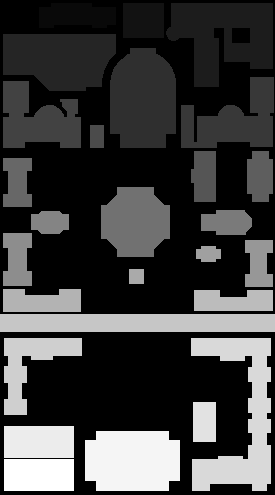
#> input picture Visual-Ass-3/ass3-labeled.pgm, 275 x 495 px
$ python spatial.py   (Python 2 division)
#> lines starting #> are read from the running program, lines starting #| are printed output that depends on the picture; after the words box and inside, x2 and y2 are one past the last pixel; in counts of white or black regions, pixels touching at a corner belong together
### Visual-Ass-3/infrastructure.py
import numpy as np
import cv2
from matplotlib import pyplot as plt
import codecs

# [4 lines left out: function main, not called in this run]

def step1(image):
	area_list = []
	MBR_list = []
	COM_list = []
	dsc = [ {} for i in range(27)]
	labels = name_mapping()
	for index in xrange(1,28):
		#area
		area = np.where(image == index)
		area_list.append((len(area[0]),index))
		#MBR
		upper_left = (min(area[0]), min(area[1]))
		bottom_right = (max(area[0]), max(area[1]))
		MBR_list.append(((upper_left,bottom_right), index))
		#COM
		xindex = float(sum(area[0])) / len(area[0])
		yindex = float(sum(area[1])) / len(area[1])
		COM_list.append(((xindex,yindex),index))

	check_size(image, area_list, dsc)
	check_shape(image, MBR_list, dsc)
	check_orientation(image, MBR_list, dsc)
	ranked = sorted(area_list, key=lambda x: float(x[0]), reverse=True)
	check_extremum(image, ranked, MBR_list, dsc)
 	printable(dsc, labels, area_list, MBR_list, COM_list)
 	return MBR_list, COM_list, area_list, labels, dsc

def printable(dsc, labels, area_list, MBR_list, COM_list):
	outfile = codecs.open('part1_output.txt', encoding = 'utf-8', mode = 'w')
	for index in xrange(len(dsc)):
   		outfile.write("Building %d: %s" %(index+1,labels[str(index+1)].replace('\r\n','')))
   		outfile.write("\nCenter of Mass: (%f, %f)" %(COM_list[index][0][0],COM_list[index][0][1]))
  		outfile.write("\nArea: " + str(area_list[index][0]))
   		outfile.write("\nMinimum Bounding Rectangle: (%d,%d) to (%d,%d)" %(MBR_list[index][0][0][0],MBR_list[index][0][0][1],MBR_list[index][0][1][0],MBR_list[index][0][1][1]))
   		outfile.write("\nDescription: " + dsc[index]["size"] + 'sized')
   		if dsc[index]["shape"] is not 'Empty':
   			outfile.write(', ' + dsc[index]["shape"])
   		if dsc[index]["orientation"] is not 'Empty':
   			outfile.write(', ' + dsc[index]["orientation"])
   		if len(dsc[index]["extremum"]) is not 0:
   			for item in dsc[index]["extremum"]:
   				outfile.write(', ' + item)
   		outfile.write("\r\n\n")


def name_mapping():
	labelfile = open('ass3-table.txt', 'r')
	labels = {}
	for line in labelfile:
		tmp = line.split('=')
		labels[tmp[0]] = tmp[1].replace('\"','')
	return labels


def check_size(image, area_list, dsc):
	for index in xrange(len(dsc)):
		area = area_list[index][0]
		if area > 4000:
			dsc[index]["size"] = 'Large'
		elif area > 2000:
			dsc[index]["size"] = 'Average'
		elif area > 100:
			dsc[index]["size"] = 'Small'
		else:
			dsc[index]["size"] = 'Tiny'

def check_shape(image, MBR_list, dsc):
	for index in xrange(len(dsc)):
		lower_blue = np.array([index])
		upper_blue = np.array([index])
		img_tmp = cv2.inRange(image, lower_blue, upper_blue)
		thresh = cv2.Canny(img_tmp,100,200)
		contours, hierarchy = cv2.findContours(thresh,1,2)
		cv2.drawContours(img_tmp,contours,-1,(128,255,0),3)
		cnt = contours[0]
		epsilon = 0.1*cv2.arcLength(cnt,True)
		approx = cv2.approxPolyDP(cnt,epsilon,True)
		cv2.drawContours(img_tmp,approx,-1,(255,0,0),5)
		if len(approx) == 3:
			dsc[index]["shape"] = 'L-shaped'
		else:
			height = abs(MBR_list[index][0][1][0] - MBR_list[index][0][0][0])
			width = abs(MBR_list[index][0][1][1] - MBR_list[index][0][0][1])
			# if round(float(width / height)) == 1.0 and round(float(height / width)):
			if float(width / height) >= 1/1.5 and float(width / height) <= 1.5 or float(height / width) >= 1/1.5 and float(height / width) <= 1.5:
				dsc[index]["shape"] = 'Squarish'
			else:
				dsc[index]["shape"] = 'Rectangular'
		# cv2.imshow('result',img_tmp)
		# cv2.waitKey(0)


def check_orientation(image, MBR_list, dsc):
	for index in xrange(len(dsc)):
		height = abs(MBR_list[index][0][1][0] - MBR_list[index][0][0][0])
		width = abs(MBR_list[index][0][1][1] - MBR_list[index][0][0][1])
		if width / float(height) > 1.5:
			dsc[index]["orientation"] = 'East-to-west oriented'
		if height / float(width) > 1.5:
			dsc[index]["orientation"] = 'North-to-south oriented'
		else:
			dsc[index]["orientation"] = 'Symmetric'

def check_extremum(image, ranked, MBR_list, dsc):
	longest = 0
	thinest = 1000000
	northernmost = 1000000
	southernmost = 0
	easternmost = 0
	westernmost = 1000000
	minne = 1000000
	minnw = 1000000
	minse = 1000000
	minsw = 1000000
	for index in xrange(len(dsc)):
		dsc[index]["extremum"] = []
		# smallest / largest
		if index+1 == ranked[0][1]:
			dsc[index]["extremum"].append('Largest')
		elif index+1 == ranked[len(dsc)-1][1]:
			dsc[index]["extremum"].append('Smallest')
		height = abs(MBR_list[index][0][1][0] - MBR_list[index][0][0][0])
		width = abs(MBR_list[index][0][1][1] - MBR_list[index][0][0][1])
		# longest / thinest
		if min(width,height) < thinest:
			thinest_index = index
			thinest = min(width,height)
		if max(width,height) > longest:
			longest_index = index
			longest = max(width,height)
		# most  NE, NW, SE, SW,
		# Todo :change to distance between COM and four vertices, more accurate
		if MBR_list[index][0][0][0] + image.shape[1] - MBR_list[index][0][1][1] < minne:
			minne = MBR_list[index][0][0][0] + image.shape[1] - MBR_list[index][0][1][1]
			ne_index = index
		if MBR_list[index][0][0][0] + MBR_list[index][0][0][1] < minnw:
			minnw = MBR_list[index][0][0][0] + MBR_list[index][0][0][1]
			nw_index = index
		if image.shape[1] + image.shape[0] - MBR_list[index][0][1][0] + MBR_list[index][0][1][1] < minse:
			minse = image.shape[1] + image.shape[0] - MBR_list[index][0][1][0] + MBR_list[index][0][1][1]
			se_index = index
		if image.shape[1] + image.shape[0] - MBR_list[index][0][1][0] + MBR_list[index][0][0][1] < minsw:
			minsw = image.shape[1] + image.shape[0] - MBR_list[index][0][1][0] + MBR_list[index][0][0][1]
			sw_index = index
		# northernmost / southernmost / easternmost / westernmost
		if MBR_list[index][0][0][0] <= northernmost:
			northernmost = MBR_list[index][0][0][0]
			northernmost_index = index
		if MBR_list[index][0][1][0] >= southernmost:
			southernmost = MBR_list[index][0][1][0]
			southernmost_index = index
		if MBR_list[index][0][1][1] >= easternmost:
			easternmost = MBR_list[index][0][1][1]
			easternmost_index = index
		if MBR_list[index][0][0][1] <= westernmost:
			westernmost = MBR_list[index][0][0][1]
			westernmost_index = index

	dsc[thinest_index]["extremum"].append('Thinest')
	dsc[longest_index]["extremum"].append('Longest')
	dsc[northernmost_index]["extremum"].append('Northernmost')
	dsc[southernmost_index]["extremum"].append('Southernmost')
	dsc[easternmost_index]["extremum"].append('Easternmost')
	dsc[westernmost_index]["extremum"].append('Westernmost')
	dsc[ne_index]["extremum"].append('Northern-easternmost')
	dsc[nw_index]["extremum"].append('Northern-westernmost')
	dsc[se_index]["extremum"].append('Southern-easternmost')
	dsc[sw_index]["extremum"].append('Southern-westernmost')

# [2 lines that do not run on import are left out]

### Visual-Ass-3/spatial.py
import numpy as np
import cv2
from infrastructure import step1
import math

def main():
	filename='ass3-labeled.pgm'
	image = cv2.imread(filename,-1)
#> image is the input picture: shape (495, 275); min 0, max 27, mean 6.7
	step2(image)


	# cv2.imshow('image',img)
	# cv2.waitKey(0)
	# cv2.destroyAllWindows()

def step2(image):
	global MBR_list
	global COM_list
	global height
	global width
	global area_list
	MBR_list, COM_list, area_list,labels,dsc = step1(image)
#> (reads Visual-Ass-3/ass3-table.txt from the repository)
#> the loop in step1, `for index in xrange(1,28):` made 27 passes
#> (area, upper_left, bottom_right, xindex, yindex) on passes 1 to 7: (1640 positions, rows 3 to 27, columns 39 to 115, (3, 39), (27, 115), 14.98, 76.15), (1435 positions, rows 3 to 37, columns 123 to 163, (3, 123), (37, 163), 20, 143), (5831 positions, rows 3 to 86, columns 166 to 272, (3, 166), (86, 272), 35.28, 223.2), (5368 positions, rows 34 to 90, columns 3 to 115, (34, 3), (90, 115), 58.28, 59.13), (5753 positions, rows 48 to 147, columns 110 to 175, (48, 110), (147, 175), 99.47, 142.5), (3911 positions, rows 77 to 147, columns 181 to 273, (77, 181), (147, 273), 120.5, 233.4), (3613 positions, rows 81 to 147, columns 3 to 80, (81, 3), (147, 80), 119.5, 37.53)
#> after the loop in step1, `for index in xrange(1,28):`: COM_list = 27 items; area_list = 27 pairs, first value 225 to 5855, second value 1 to 27
#> the loop in check_size, `for index in xrange(len(dsc)):` made 27 passes
#> area on passes 1 to 12: 1640, 1435, 5831, 5368, 5753, 3911, 3613, 322, 1164, 1182, 1191, 3898
#> after the loop in check_size, `for index in xrange(len(dsc)):`: dsc = 27 items
#> the loop in check_shape, `for index in xrange(len(dsc)):` made 27 passes
#> (contours, epsilon, approx, height, width) on pass 22: (2 contours, all with area under 20, 54.8, [[0, 331], [274, 331]], 76, 77)
#> (epsilon, approx, height, width) on passes 1 to 6: (19.97, [[3, 460], [72, 459], [73, 489], [4, 490]], 24, 76), (20, [[38, 8], [115, 23]], 34, 40), (14.91, [[122, 4], [162, 2], [163, 36], [123, 37]], 83, 106), (6.31, [[231, 29], [248, 27], [249, 41], [232, 42]], 56, 112), (31.77, [[2, 73], [4, 33], [115, 34], [100, 86]], 99, 65), (30.51, [[131, 47], [174, 73], [164, 147], [109, 132]], 70, 92)
#> pass 1, in check_shape, `img_tmp = cv2.inRange(image, lower_blue, upper_blue)`:
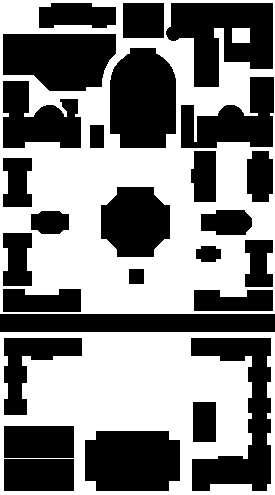
#> img_tmp: shape (495, 275); 50.6% white; 27 black regions, largest, box (x1, y1, x2, y2) and area: (191, 338, 271, 491) 5855, (166, 3, 273, 87) 5831, (110, 48, 176, 148) 5753
#> pass 1, in check_shape, `thresh = cv2.Canny(img_tmp,100,200)`:
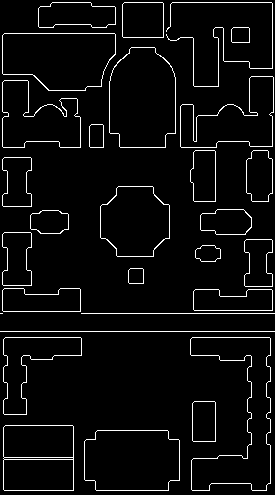
#> thresh: shape (495, 275); 4.7% white in thin lines or dots
#> pass 2, in check_shape, `img_tmp = cv2.inRange(image, lower_blue, upper_blue)`:
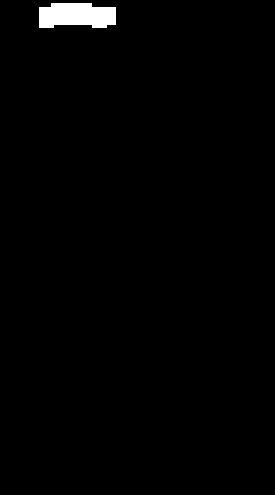
#> img_tmp: shape (495, 275); 1.2% white; 1 white region, box (x1, y1, x2, y2) and area: (39, 3, 116, 28) 1640
#> pass 2, in check_shape, `thresh = cv2.Canny(img_tmp,100,200)`:
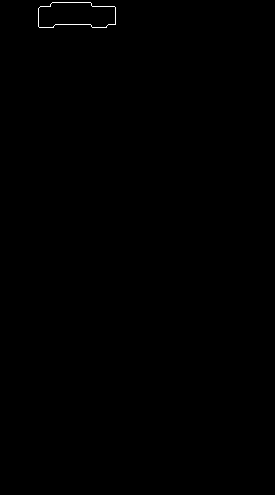
#> thresh: shape (495, 275); 0.14% white in thin lines or dots, all inside (x1, y1, x2, y2) = (38, 2, 116, 28)
#> after the loop in check_shape, `for index in xrange(len(dsc)):`:
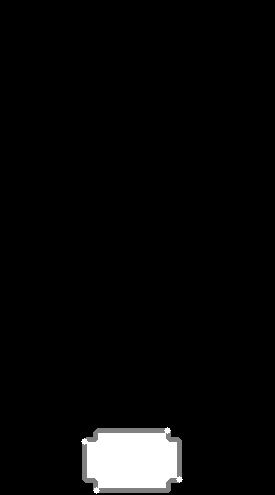
#> img_tmp: shape (495, 275); min 0, max 255, mean 10
#> after the loop in check_shape, `for index in xrange(len(dsc)):`:
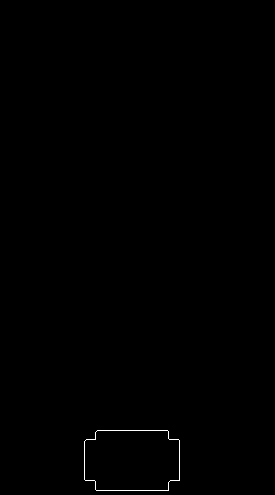
#> thresh: shape (495, 275); 0.22% white in thin lines or dots, all inside (x1, y1, x2, y2) = (84, 430, 180, 491)
#> the loop in check_orientation, `for index in xrange(len(dsc)):` made 27 passes
#> (height, width) on passes 1 to 12: (24, 76), (34, 40), (83, 106), (56, 112), (99, 65), (70, 92), (66, 77), (22, 13), (50, 24), (50, 25), (48, 28), (69, 68)
#> in step1, `ranked = sorted(area_list, key=lambda x: float(x[0]), reverse=True)`: ranked has the same summary as area_list
#> the loop in check_extremum, `for index in xrange(len(dsc)):` made 27 passes
#> (height, width, thinest, longest, minne, minnw, minse, minsw) on pass 1: (24, 76, 24, 76, 163, 42, 858, 782)
#> (height, width, longest, minnw, minse, minsw, southernmost, westernmost) on pass 4: (56, 112, 112, 37, 795, 683, 90, 3)
#> after the loop in check_extremum, `for index in xrange(len(dsc)):`: easternmost = 274; easternmost_index = 20; longest = 274; longest_index = 20; minne = 6; minnw = 37; minse = 353; minsw = 284; ne_index = 2; northernmost = 3; northernmost_index = 2; nw_index = 3; se_index = 26; southernmost = 490; southernmost_index = 26; thinest = 13; thinest_index = 7; westernmost = 0; westernmost_index = 20
	height = image.shape[0]
	width = image.shape[1]

    # Generate all binary spatial relationships for every pair
	rel = [[{} for i in range(len(MBR_list))] for j in range(len(MBR_list))]
	for i in xrange(len(MBR_list)):
		for j in xrange(len(MBR_list)):
			rel[i][j]['north'] = North(i+1, j+1)
			rel[i][j]['south'] = South(i+1, j+1)
			rel[i][j]['east'] = East(i+1, j+1)
			rel[i][j]['west'] = West(i+1, j+1)
			rel[i][j]['near'] = Near(i+1, j+1)
    # transitive reduction
    # to do: near?
	# for i in xrange(len(MBR_list)):
	# 		for j in xrange(len(MBR_list)):
	# 			try:
	# 				if rel[i][j]['north']:
	# 					rel[j][i]['south'] = False
	# 				if rel[i][j]['east']:
	# 					rel[j][i]['west'] = False
	# 			except KeyError:
	# 				pass

	for i in xrange(len(MBR_list)):
		for j in xrange(len(MBR_list)):
			try:
				# if rel[i][j]['north']:
				# 	rel[j][i]['south'] = False
				# if rel[i][j]['east']:
				# 	rel[j][i]['west'] = False

				if rel[i][j]['north']:
					for k in xrange(len(MBR_list)):
						# print i,j,k, rel[k][j]['north'] , rel[i][k]['north']
						# if i==26 and j==0:
						# 	print rel[k][j]['north'] , rel[i][k]['north']
						if rel[k][j]['north'] and rel[i][k]['north']:
							rel[i][j]['north'] = False
							break
				if rel[i][j]['south']:
					for k in xrange(len(MBR_list)):
						if rel[k][j]['south'] and rel[i][k]['south']:
							rel[i][j]['south'] = False
							break
				if rel[i][j]['east']:
					for k in xrange(len(MBR_list)):
						if rel[k][j]['east'] and rel[i][k]['east']:
							rel[i][j]['east'] = False
							break
				if rel[i][j]['west']:
					for k in xrange(len(MBR_list)):
						if rel[k][j]['west'] and rel[i][k]['west']:
							rel[i][j]['west'] = False
							break
				# [5 lines of commented-out code are left out]
			except KeyError:
				pass


	c=0
	for i in xrange(27):
		for j in xrange(27):
			try:
				for (k, v) in rel[i][j].iteritems():
					if v:
						c = c + 1

			except KeyError:
				pass
	print c
	# printable(rel,labels)
	# print 'here ======',area_list[0],area_list[3], Near(1,4), Near(2,5), Near(4,7), Near(1,2), Near(2,3), Near(3,6), Near(1,6)
	return rel,MBR_list,COM_list,labels, dsc


def printable(rel,labels):
	for index in xrange(len(rel)):
		print "Building #%d: %s" %(index+1,labels[str(index+1)].replace('\r\n',''))
		print "Description: ",
		for j in xrange(len(rel)):
   			try:
   				if rel[index][j]['north']:
   					print 'North of %s is %s , ' %(labels[str(index+1)].replace('\r\n',''),labels[str(j+1)].replace('\r\n','')),
   				if rel[index][j]['south']:
   					print 'South of %s is %s , ' %(labels[str(index+1)].replace('\r\n',''),labels[str(j+1)].replace('\r\n','')),
   				if rel[index][j]['east']:
   					print 'East of %s is %s , ' %(labels[str(index+1)].replace('\r\n',''),labels[str(j+1)].replace('\r\n','')),
   				if rel[index][j]['west']:
   					print 'West of %s is %s , ' %(labels[str(index+1)].replace('\r\n',''),labels[str(j+1)].replace('\r\n','')),
   				if rel[index][j]['near']:
   					print 'Near %s is %s , ' %(labels[str(index+1)].replace('\r\n',''),labels[str(j+1)].replace('\r\n','')),
   			except KeyError:
   				pass
   		print "\n"

def North(S, T):
	# return true if S is north of T
	if type(S) is int:
		xs = MBR_list[S-1][0][0][0]
	else:
		xs = S[0]
	if type(T) is int:
		xt = MBR_list[T-1][0][1][0]
	else:
		xt = T[0]
	if xs < xt:
		return False
	else:
		return True

def South(S, T):
	# return true if S is South of T
	if type(S) is int:
		xs = MBR_list[S-1][0][1][0]
	else:
		xs = S[0]
	if type(T) is int:
		xt = MBR_list[T-1][0][0][0]
	else:
		xt = T[0]
	if xs > xt:
		return False
	else:
		return True

def East(S, T):
	# return true if S is east of T
	if type(S) is int:
		xs = MBR_list[S-1][0][1][1]
	else:
		xs = S[0]
	if type(T) is int:
		xt = MBR_list[T-1][0][0][1]
	else:
		xt = T[0]
	if xs > xt:
		return False
	else:
		return True

def West(S, T):
	# return true if S is west of T
	if type(S) is int:
		xs = MBR_list[S-1][0][0][1]
	else:
		xs = S[0]
	if type(T) is int:
		xt = MBR_list[T-1][0][1][1]
	else:
		xt = T[0]
	if xs < xt:
		return False
	else:
		return True

def Near(S, T):
	# return true if S is near T
	# Todo, add size to be more accurate
	# small size get stricter threshold while larger size get lower
	if type(S) is int:
		xs = COM_list[S-1][0][0]
		ys = COM_list[S-1][0][1]
		size_s = area_list[S-1]
	else:
		xs = S[0]
		ys = S[1]
		size_s = 0
	if type(T) is int:
		xt = COM_list[T-1][0][0]
		yt = COM_list[T-1][0][1]
		size_t = area_list[T-1]
	else:
		xt = T[0]
		yt = T[1]
		size_t = 0

	dis = math.sqrt((xs-xt)**2 + (ys-yt)**2)

	if size_s>4000 or size_t>4000:
		thresh = 120
	elif size_s>2000 or size_t>2000:
		thresh = 80
	else:
		thresh=50

	if dis<thresh and S != T:
		return True
	else:
		return False

if __name__=='__main__':
	main()
#> in step2, `MBR_list, COM_list, area_list,labels,dsc = step1(image)`: MBR_list = 27 items
#> the loop in step2, `for i in xrange(len(MBR_list)):` made 1 pass
#> (the run stopped early here; a loop or call above may not have finished)
